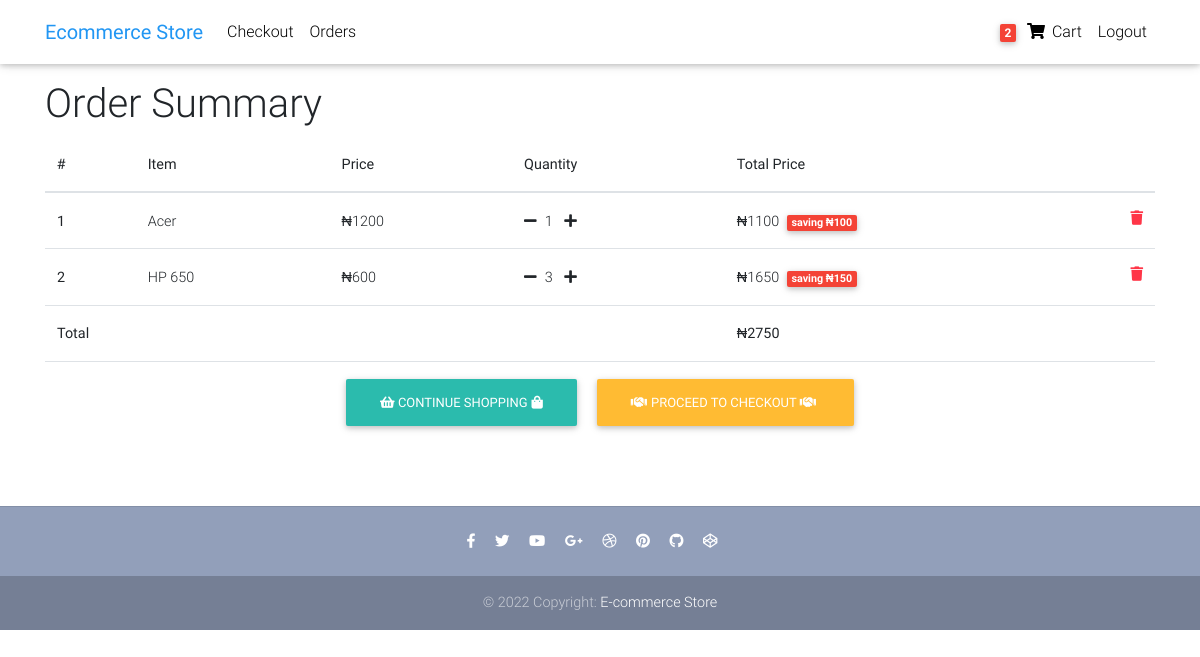
Before: /order-summary/ (signed in) with the older database file.
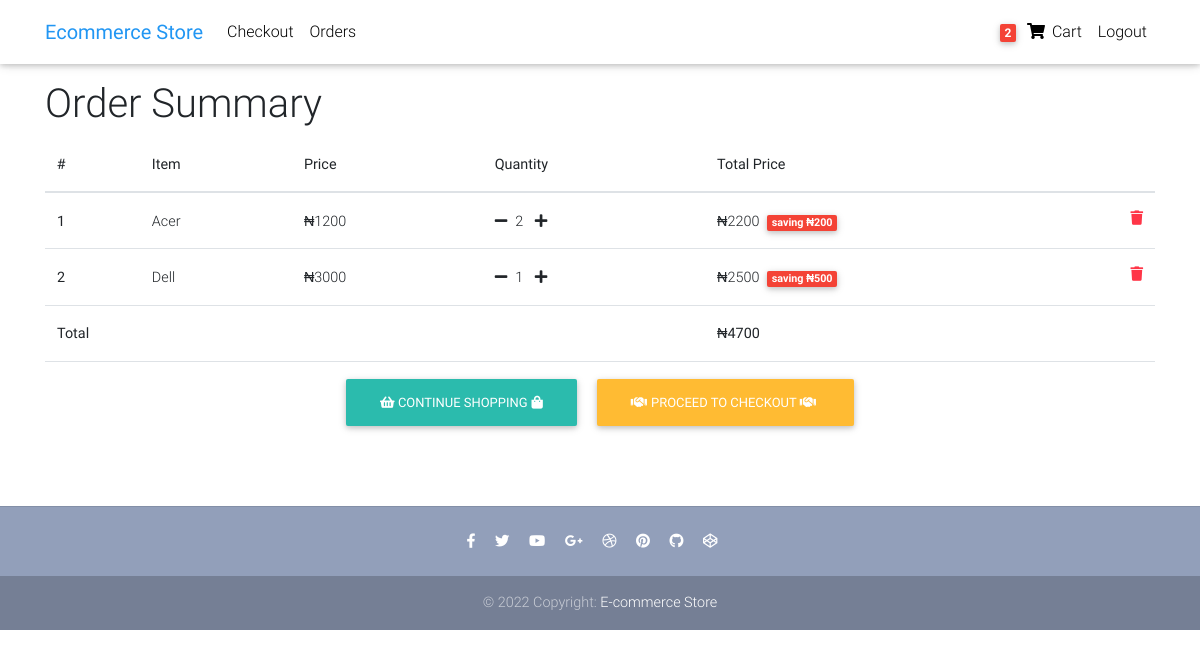
After: the same page with the newer database file.
### store/models.py (models this page shows, shortened)
class Order(models.Model):
	user = models.ForeignKey(settings.AUTH_USER_MODEL, on_delete=models.CASCADE)
	items = models.ManyToManyField(OrderItem)
	start_date = models.DateTimeField(auto_now_add = True)
	ordered_date = models.DateTimeField()
	ordered = models.BooleanField(default=False)
	billing_address = models.ForeignKey('BillingAddress', on_delete = models.SET_NULL, blank = True, null = True )
	def order_total(self):
		total = 0
		for order_item in self.items.all():
			total += order_item.get_precise_total()
		return total

class OrderItem(models.Model):
	user = models.ForeignKey(settings.AUTH_USER_MODEL, on_delete=models.CASCADE)
	item = models.ForeignKey(Item, on_delete = models.CASCADE)
	quantity = models.IntegerField(default=1)
	ordered = models.BooleanField(default=False)
	def get_total_item_price(self):
		total = (self.quantity) * (self.item.price)
		return total
	def get_total_item_discount_price(self):
		total = (self.quantity) * (self.item.discount_price)
		return total
	def amount_saved(self):
		saved = self.get_total_item_price() - self.get_total_item_discount_price()
		return saved
	def get_precise_total(self):
		if  self.item.discount_price:
			return self.get_total_item_discount_price()
		return self.get_total_item_price()

class Item(models.Model):
	title = models.CharField(max_length= 200)
	price = models.DecimalField(decimal_places = 0, max_digits = 10)
	discount_price = models.DecimalField(decimal_places = 0, max_digits = 10, null = True, blank = True)
	category = models.CharField(choices = CATEGORY_CHOICES, max_length = 5)
	label = models.CharField(choices = LABEL_CHOICES, max_length = 5)
	slug = models.SlugField()
	description = models.TextField()

### store/views.py (the view)
# urls.py: path('order-summary/', OrderSummaryView.as_view(), name= 'order-summary'),
class OrderSummaryView(LoginRequiredMixin, View):
	def get(self, *args, **kwargs):
		try:
			order = Order.objects.get(user = self.request.user, ordered = False )
			context = {
                'object': order
            }
			return render(self.request, 'order_summary.html', context)
		except ObjectDoesNotExist:
			messages.error(request, "You do not have an active order")
			return redirect('/')
		return render(self.request, 'order_summary.html')

### store/templatetags/cart_template_tags.py (called while the page is built)
@register.filter
def cart_item_count(user):
	if user.is_authenticated:
		qs = Order.objects.filter(user=user, ordered=False)
		if qs.exists():
			return qs[0].items.count()
	return 0

### templates/order_summary.html (shortened to what this page needs)
 {%extends 'base.html' %}
{% load static %}
{% block content %}
<div class="table-responsive text-nowrap">
<h1>Order Summary</h1>
  <table class="table">
    <thead>
      <tr>
        <strong><th scope="col">#</th></strong>
        <th scope="col">Item</th>
        <th scope="col">Price</th>
        <th scope="col">Quantity</th>
        <th scope="col">Total Price</th>
      </tr>
    </thead>
    <tbody>
      {% for order_item in object.items.all %}
      <tr>
        <td scope="col"><b>{{forloop.counter}}</b></td>
        <td>{{order_item.item.title}}</td>
        <td>&#8358;{{order_item.item.price}}</td>
        <td>
         <a href="{% url 'remove-single-item' order_item.item.slug%}"> <li class="fas fa-minus mr-2"></li></a>{{order_item.quantity}}
         <a href="{% url 'add-to-cart' order_item.item.slug%}"><li class="fas fa-plus ml-2"></li></a>
         </td>
       <td>
        {% if order_item.item.discount_price %}
       &#8358;{{order_item.get_total_item_discount_price}}<span class=" ml-2 badge red"> saving &#8358;{{order_item.amount_saved}}</span>
       {%else%}
       &#8358;{{order_item.get_total_item_price}}
       {%endif%}
     <a href="{% url 'remove-from-cart' order_item.item.slug%}"> <li class=" text-danger fas fa-trash float-right"></li></a>
   </td>
      </tr>
      {% endfor %}
      <tr>
        <td colspan="4" class="text-weight-bold"><strong>Total</strong></td>
        <td><strong class="text-weight-bold">&#8358;{{object.order_total}}</strong></td>
      </tr>
      <tr>
        <td colspan="5" class="text-center">
          <a class=" btn btn-default mr-2 " href="{% url 'checkout' %}"><li class="fas ">&#xf291;</li> Continue shopping<li class="fas ml-1 ">&#xf290;</li>   </a>
          <a class=" btn btn-warning ml-2" href="{% url 'checkout' %}"><li class="fas mr-1 "> &#xf2b5; </li>Proceed to Checkout <li class="fas mr-1 "> &#xf2b5; </li> </a>
        </td>
      </tr>
    </tbody>
  </table>
</div>
{% endblock content %}

### templates/base.html (shortened to what this page needs)
{% load crispy_forms_tags%}
{%load static%}
<!DOCTYPE html>
<html>
<head>
  <link rel="stylesheet" href="https://use.fontawesome.com/releases/v5.11.2/css/all.css">
  <link href="{% static 'css/bootstrap.min.css' %}" rel="stylesheet">
  <link href="{% static 'css/mdb.min.css' %}" rel="stylesheet">
  <link href="{% static 'css/style.min.css' %}" rel="stylesheet">
</head>
{% include 'nav.html'%}
<body>
<div class="container">
{% block content %}
{% endblock content %}
</div>
{% include 'footer.html' %}
</body>
</html>

### templates/nav.html (shortened to what this page needs)
 {% load cart_template_tags%}
  <nav class="navbar fixed-top navbar-expand-lg navbar-light white scrolling-navbar">
    <div class="container">
      <a class="navbar-brand waves-effect" href="{%url 'home'%}">
        <strong class="blue-text">Ecommerce Store</strong>
      </a>
      <div class="collapse navbar-collapse" id="navbarSupportedContent">
        <ul class="navbar-nav mr-auto">
          <li class="nav-item">
            <a class="nav-link waves-effect" href='/checkout'>Checkout</a>
          </li>
          <li class="nav-item">
            <a class="nav-link waves-effect" href="{% url 'order-summary'%}">Orders</a>
          </li>
        </ul>
        <ul class="navbar-nav nav-flex-icons">
          {%if request.user.is_authenticated %}
          <li class="nav-item">
            <a class="nav-link waves-effect" href="{% url 'order-summary'  %}">
              <span class="badge red z-depth-1 mr-1"> {{request.user|cart_item_count}}</span>
              <i class="fas fa-shopping-cart"></i>
              <span class="clearfix d-none d-sm-inline-block"> Cart </span>
            </a>
          </li>
          <li class="nav-item">
            <a class="nav-link waves-effect" href="{% url 'account_logout' %}" >Logout</a>
          </li>
          {% endif %}
        </ul>
      </div>
    </div>
  </nav>

### templates/footer.html
  <footer   class="page-footer text-center font-small mt-4 wow fadeIn">
    <hr class="my-4">
    <div class="pb-4">
      <a href="https://www.facebook.com/mdbootstrap" target="_blank">
        <i class="fab fa-facebook-f mr-3"></i>
      </a>
      <a href="https://twitter.com/MDBootstrap" target="_blank">
        <i class="fab fa-twitter mr-3"></i>
      </a>
      <a href="https://www.youtube.com/watch?v=7MUISDJ5ZZ4" target="_blank">
        <i class="fab fa-youtube mr-3"></i>
      </a>
      <a href="https://plus.google.com/u/0/b/107863090883699620484" target="_blank">
        <i class="fab fa-google-plus-g mr-3"></i>
      </a>
      <a href="https://dribbble.com/mdbootstrap" target="_blank">
        <i class="fab fa-dribbble mr-3"></i>
      </a>
      <a href="https://pinterest.com/mdbootstrap" target="_blank">
        <i class="fab fa-pinterest mr-3"></i>
      </a>
      <a href="https://github.com/mdbootstrap/bootstrap-material-design" target="_blank">
        <i class="fab fa-github mr-3"></i>
      </a>
      <a href="http://codepen.io/mdbootstrap/" target="_blank">
        <i class="fab fa-codepen mr-3"></i>
      </a>
    </div>
    <div class="footer-copyright py-3">
      © {% now "Y" %} Copyright:
      <a href="#" target="_blank"> E-commerce Store </a>
    </div>
  </footer>

### templates/base.html (style rules this page uses)
html, body, header, .carousel { height: 60vh; }

Changed rows visible on the page:
removed OrderItem: item "HP 650", item.price "600", quantity "3", get_total_item_discount_price "1650", amount_saved "150"
changed OrderItem "Acer": quantity "1" → "2"; get_total_item_discount_price "1100" → "2200"; amount_saved "100" → "200"
added OrderItem: item "Dell", item.price "3000", quantity "1", get_total_item_discount_price "2500", amount_saved "500"
changed through a linked row, Order: order_total "2750" → "4700"
